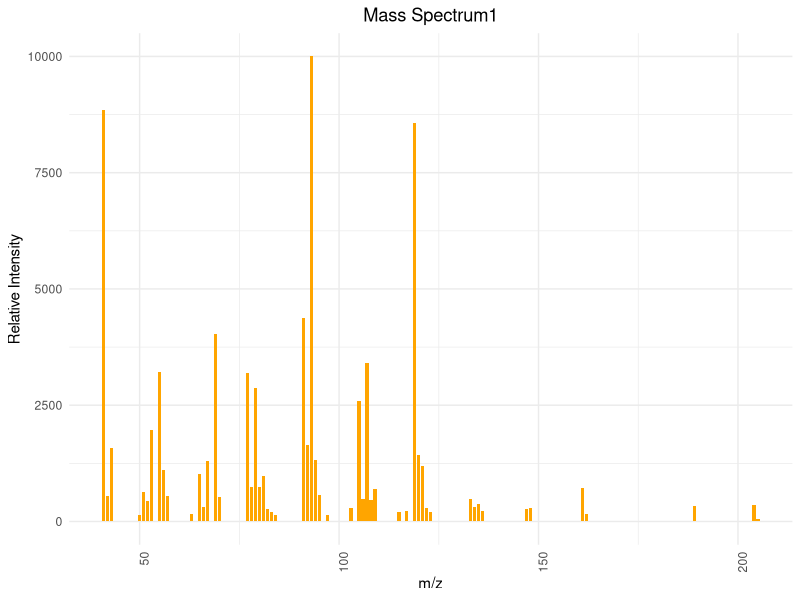
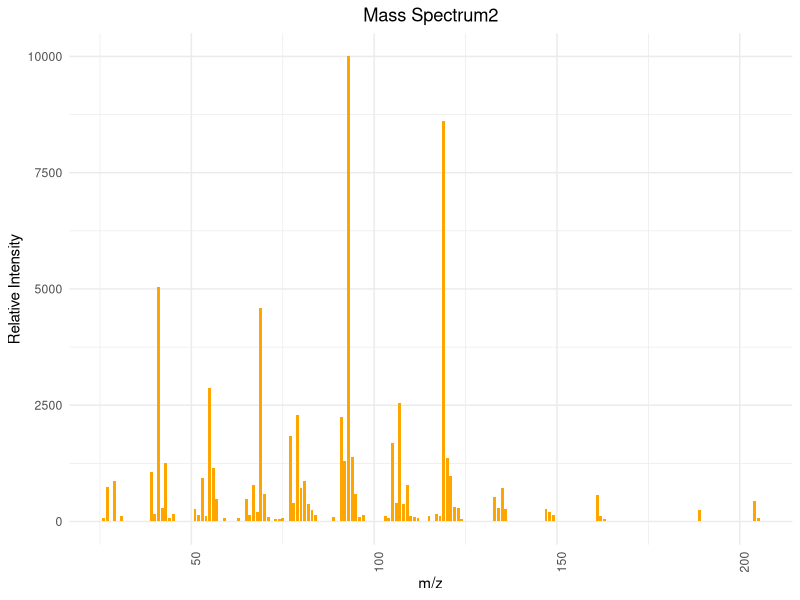

Write the R code that produced these figures, in order.
## ---- chunk 1
# 安装并加载所需的包
library(ggplot2)

# 图1
mz1 <- c(41, 42, 43, 50, 51, 52, 53, 55, 56, 57, 63, 65, 66, 67, 69, 70, 77, 78, 79, 80, 81, 82, 83, 84, 91, 92, 93, 94, 95, 97, 103, 105, 106, 107, 108, 109, 115, 117, 119, 120, 121, 122, 123, 133, 134, 135, 136, 147, 148, 161, 162, 189, 204, 205)
intensity1 <- c(8840, 540, 1580, 140, 630, 450, 1960, 3210, 1110, 550, 170, 1030, 310, 1310, 4030, 530, 3190, 750, 2860, 750, 970, 260, 200, 140, 4370, 1650, 9999, 1330, 580, 130, 300, 2590, 490, 3400, 460, 690, 200, 230, 8560, 1440, 1190, 290, 210, 480, 320, 380, 230, 260, 290, 730, 170, 330, 350, 60)

data1 <- data.frame(mz1, intensity1)


ggplot(data1, aes(x=mz1, y=intensity1)) +
  geom_bar(stat="identity", fill="orange", width=0.8) + 
  theme_minimal() + 
  labs(title="Mass Spectrum1",
       x="m/z",
       y="Relative Intensity") + 
  theme(axis.text.x = element_text(angle = 90, hjust = 1), plot.title = element_text(hjust = 0.5))  

# 图2
mz2 <- c(26, 27, 29, 31, 39, 40, 41, 42, 43, 44, 45, 51, 52, 53, 54, 55, 56, 57, 59, 63, 65, 66, 67, 68, 69, 70, 71, 73, 74, 75, 77, 78, 79, 80, 81, 82, 83, 84, 89, 91, 92, 93, 94, 95, 96, 97, 103, 104, 105, 106, 107, 108, 109, 110, 111, 112, 115, 117, 118, 119, 120, 121, 122, 123, 124, 133, 134, 135, 136, 147, 148, 149, 161, 162, 163, 189, 204, 205)
intensity2 <- c(80, 750, 860, 110, 1060, 170, 5050, 280, 1260, 70, 170, 270, 130, 940, 110, 2860, 1150, 490, 80, 80, 480, 150, 780, 210, 4600, 590, 90, 60, 50, 70, 1830, 400, 2280, 720, 880, 370, 250, 140, 100, 2250, 1310, 9999, 1380, 590, 90, 150, 120, 70, 1680, 390, 2540, 380, 780, 110, 100, 70, 110, 170, 120, 8620, 1360, 980, 320, 280, 60, 520, 280, 720, 270, 270, 200, 130, 580, 110, 60, 250, 440, 70)

data2 <- data.frame(mz2, intensity2)

ggplot(data2, aes(x=mz2, y=intensity2)) +
  geom_bar(stat="identity", fill="orange", width=0.8) + 
  theme_minimal() + 
  labs(title="Mass Spectrum2",
       x="m/z",
       y="Relative Intensity") + 
  theme(axis.text.x = element_text(angle = 90, hjust = 1), plot.title = element_text(hjust = 0.5))  
